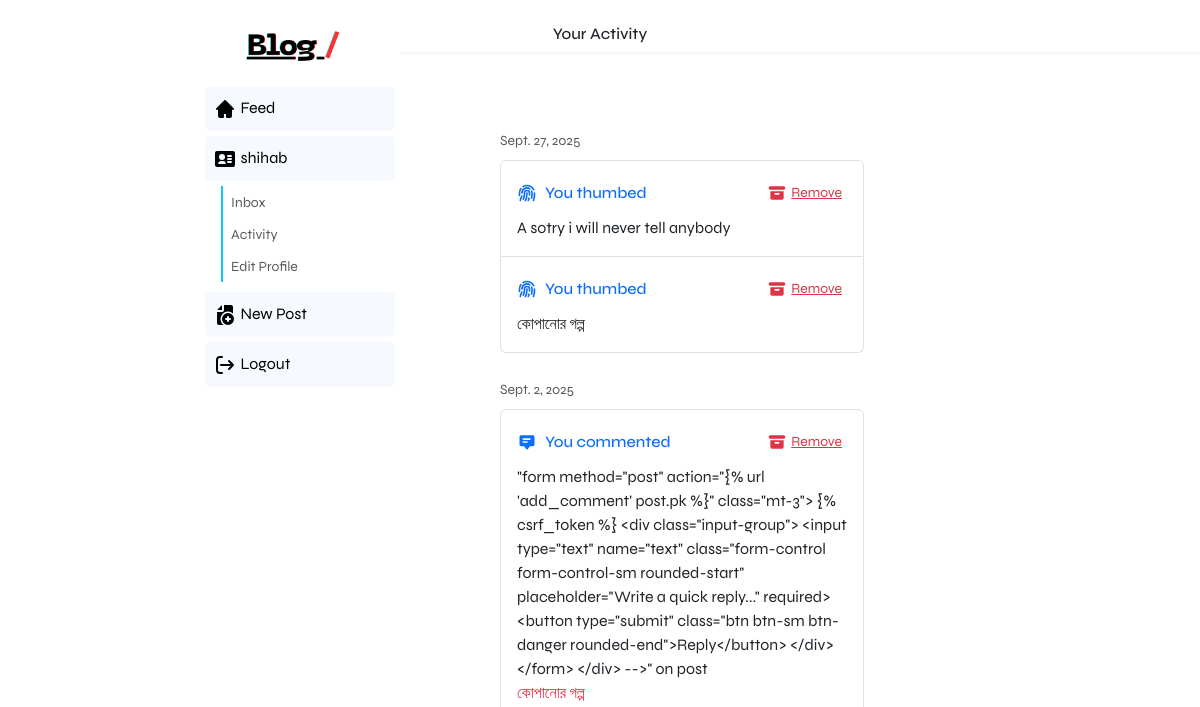
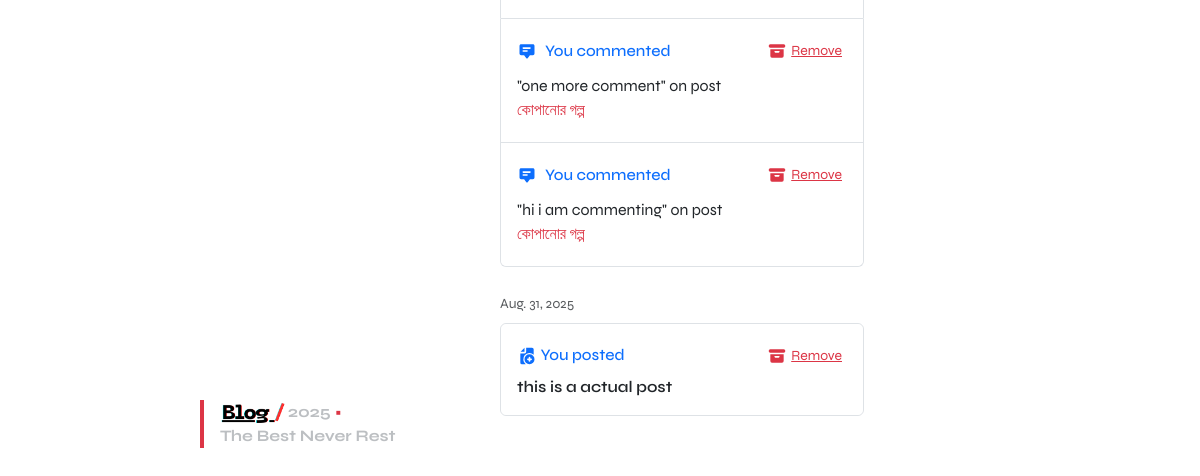
The page /profile/activity/ (signed in) on the database as committed earlier (2 pictures, top to bottom).
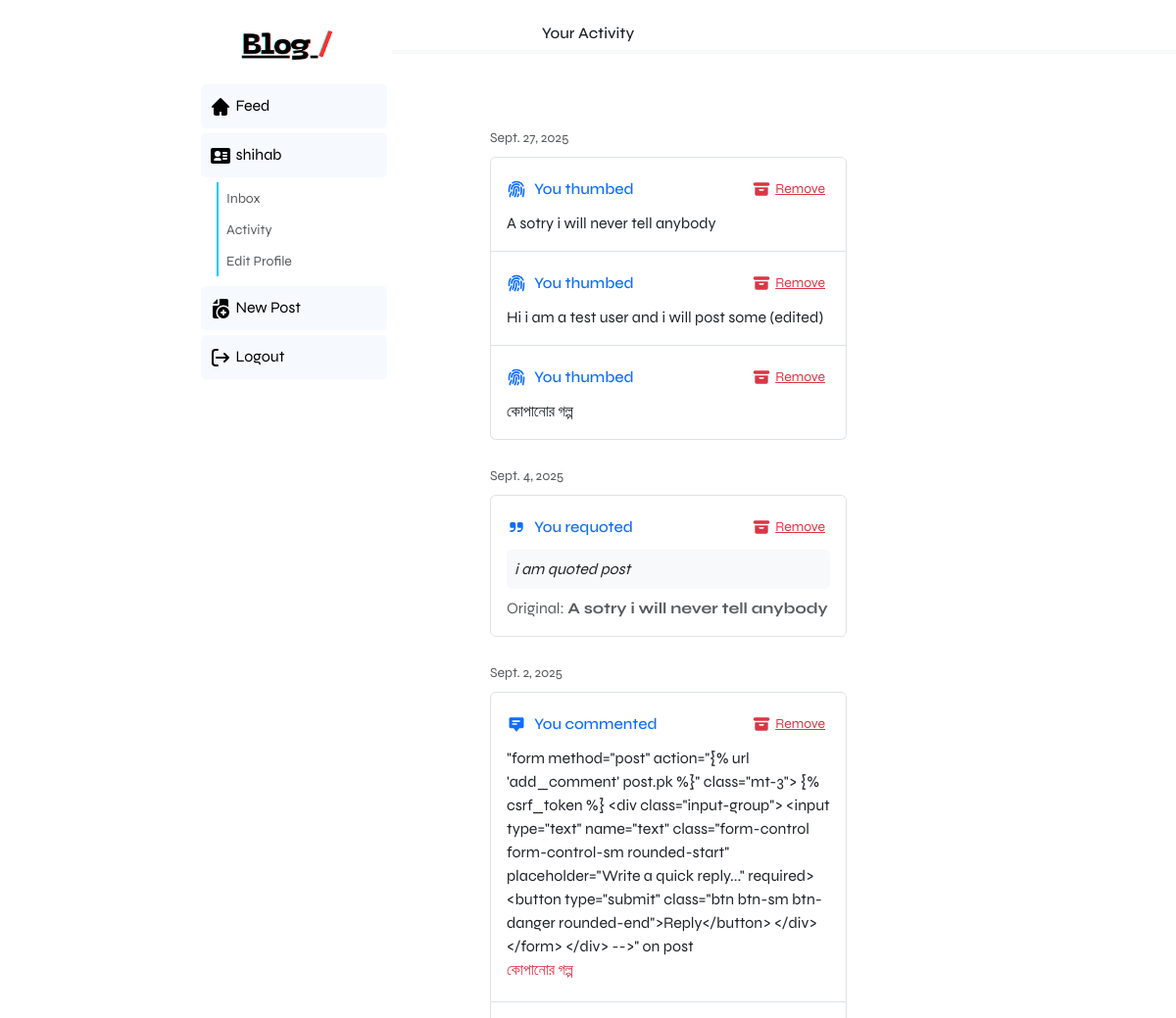
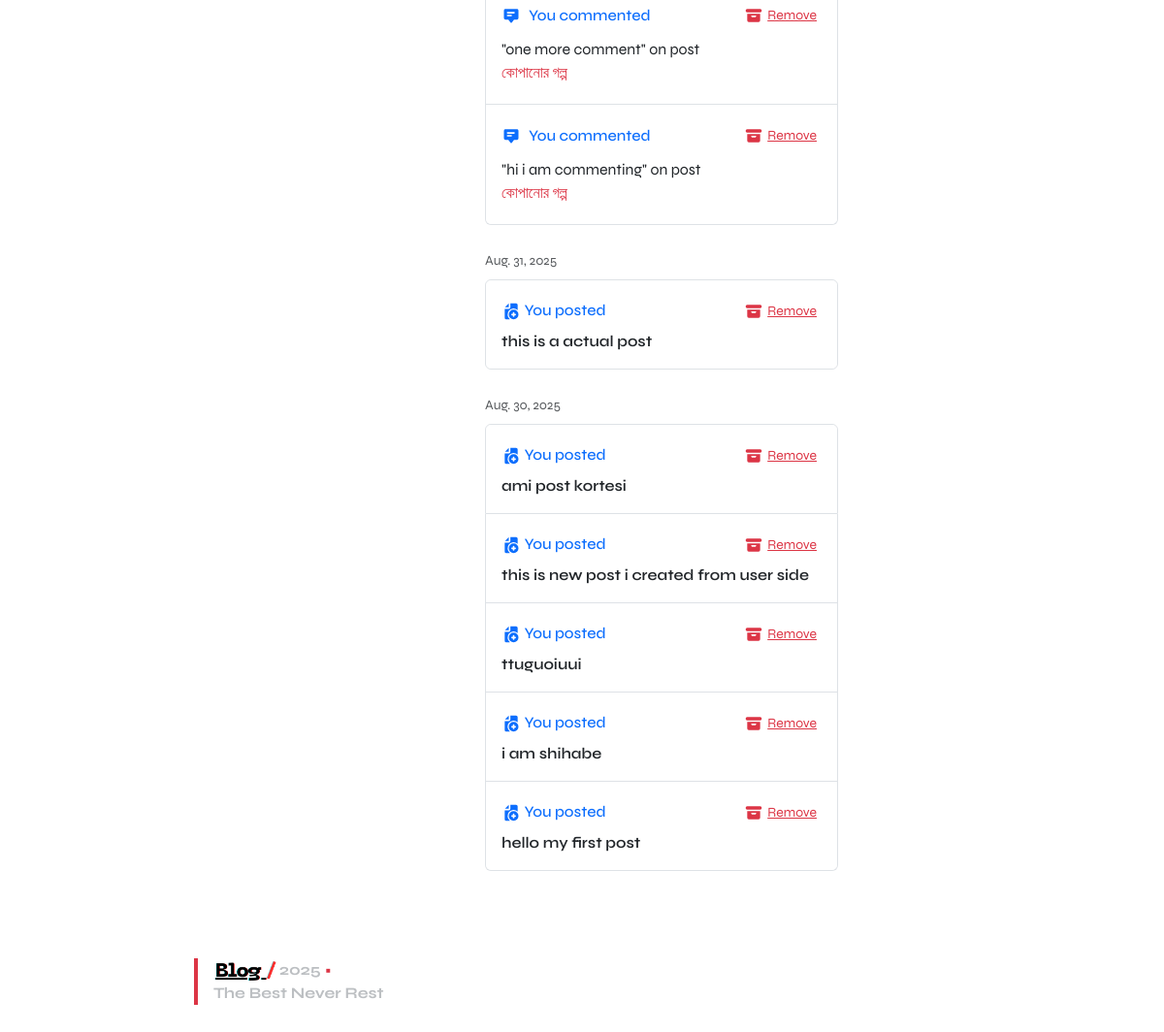
The same page on the database as committed later (2 pictures, top to bottom).
### blog/models.py (models this page shows, shortened)
class Like (models.Model):
    post = models.ForeignKey(Post, related_name="likes", on_delete=models.CASCADE)
    user = models.ForeignKey(User, on_delete=models.CASCADE)
    created_at = models.DateTimeField(auto_now_add=True)  # ADD THIS
    class Meta:
        unique_together = ('post', 'user')  # prevent duplicate likes

class Post (models.Model):
    title = models.CharField(max_length=200)
    content = models.TextField()
    created_at = models.DateTimeField(auto_now_add=True)
    author = models.ForeignKey(User, on_delete=models.CASCADE, related_name="posts", null=True)
    image = models.ImageField(upload_to='post_images/', blank=True, null=True)  # New field

class Comment(models.Model):
    post = models.ForeignKey(Post, related_name="comments", on_delete=models.CASCADE)
    author = models.ForeignKey(User, on_delete=models.CASCADE)
    text = models.TextField()
    created_at = models.DateTimeField(auto_now_add=True)

class Requote(models.Model):
    user = models.ForeignKey(User, on_delete=models.CASCADE, related_name="requotes")
    post = models.ForeignKey(Post, on_delete=models.CASCADE, related_name="requotes")
    caption = models.TextField(blank=True, null=True)
    created_at = models.DateTimeField(auto_now_add=True)

### blog/views.py (the view)
# urls.py: path('profile/activity/', views.activity_page, name='activity_page'),
@login_required
def activity_page(request):
    user = request.user
    posts = Post.objects.filter(author=user).annotate(activity_type=models.Value('post', output_field=models.CharField()))
    requotes = Requote.objects.filter(user=user).annotate(activity_type=models.Value('requote', output_field=models.CharField()))
    comments = Comment.objects.filter(author=user).annotate(activity_type=models.Value('comment', output_field=models.CharField()))
    likes = Like.objects.filter(user=user).annotate(activity_type=models.Value('like', output_field=models.CharField()))
    activities = sorted(
        chain(posts, requotes, comments, likes),
        key=lambda x: x.created_at,
        reverse=True
    )
    activity_date_listgroup = defaultdict(list)
    for act in activities:
        act_date = act.created_at.date()  # YYYY-MM-DD
        activity_date_listgroup[act_date].append(act)
    activity_date_listgroup = dict(
        sorted(activity_date_listgroup.items(), key=lambda x: x[0], reverse=True)
    )
    return render(request, "blog/activity.html", {"activities": activity_date_listgroup})

### blog/templatetags/app_icons.py (called while the page is built)
@register.simple_tag
def get_icon(name, size=20, cls=""):
    file_path = os.path.join(ICON_PATH, f"{name}.svg")
    try:
        with open(file_path, "r") as f:
            svg = f.read()
        svg = svg.replace("<svg", f'<svg width="{size}" height="{size}" class="{cls}"')
        return mark_safe(svg)
    except FileNotFoundError:
        return f"<!-- icon '{name}' not found -->"

### blog/templates/blog/activity.html (shortened to what the changed rows need)
{% extends "blog/base.html" %}
{% block content %}
{% load app_icons %}
{% load humanize %}
<div class="container m-0 p-0" style="max-height: 90vh;">
  <div class="px-3 act_cont " style="padding-bottom:4rem; padding-top:5rem;">
    {% for date, acts in activities.items %}
      <div class="pb-2">
        <small class="text-muted">{{ date }}</small>
      </div>
      <ol class="list-group">
      {% for act in acts %}
            {% if act.activity_type == "post" %}
              <li class="list-group-item p-0">
              <div class="card border-0  my-0">
                <div class="card-body">
                  <div class="d-flex justify-content-between align-items-center">
                    <h6 class="text-primary mb-0">
                      {% get_icon 'post_new' %} You posted
                    </h6>
                    <form method="post" action="{% url 'delete_activity' act.pk act.activity_type %}" class="m-0">
                      <button type="submit" class="btn btn-link btn-sm text-danger p-1 d-flex align-items-center gap-1">
                        {% get_icon 'post_del' %} Remove
                      </button>
                    </form>
                  </div>
                  <p class="mt-1 mb-0 fw-semibold text-dark">
                    {{ act.title }}
                  </p>
                </div>
             </div>
              </li>
            {% elif act.activity_type == "requote" %}
              <li class="list-group-item p-0">
              <div class="card border-0  my-0">
                <div class="card-body">
                  <div class="d-flex justify-content-between align-items-center">
                    <h6 class="text-primary mb-0 d-flex align-items-center gap-2">
                      {% get_icon 'requote' %} You requoted
                    </h6>
                    <form method="post" action="{% url 'delete_activity' act.pk act.activity_type %}" class="m-0">
                      <button type="submit" class="btn btn-link btn-sm text-danger p-1 d-flex align-items-center gap-1">
                        {% get_icon 'post_del' %} Remove
                      </button>
                    </form>
                  </div>
                  <blockquote class="fst-italic mt-2 mb-2 p-2 bg-light rounded">
                    {{ act.caption }}
                  </blockquote>
                  <p class="mb-0 text-muted">Original: <strong>{{ act.post.title }}</strong></p>
                </div>
              </div>
              </li>
            {% elif act.activity_type == "comment" %}
              <li class="list-group-item p-0">
              <div class="card border-0  my-0">
              <div class="card-body">
                <div class="d-flex justify-content-between align-items-center">
                  <h6 class="text-primary mb-0 d-flex align-items-center gap-2">
                    {% get_icon 'inbox' %} You commented
                  </h6>
                  <form method="post" action="{% url 'delete_activity' act.pk act.activity_type %}" class="m-0">
                    <button type="submit" class="btn btn-link btn-sm text-danger p-1 d-flex align-items-center gap-1">
                      {% get_icon 'post_del' %} Remove
                    </button>
                  </form>
                </div>
                <p class="mt-2 mb-1">
                  "{{ act.text }}" on post <br><em class="text-danger">{{ act.post.title }}</em>
                </p>
              </div>
            </div>
              </li>
            {% elif act.activity_type == "like" %}
              <li class="list-group-item p-0">
              <div class="card border-0  my-0">
                <div class="card-body">
                  <div class="d-flex justify-content-between align-items-center">
                    <h6 class="text-primary mb-0 d-flex align-items-center gap-2">
                      {% get_icon 'thumb' %} You thumbed
                    </h6>
                    <form method="post" action="{% url 'delete_activity' act.pk act.activity_type %}" class="m-0">
                      <button type="submit" class="btn btn-link btn-sm text-danger p-1 d-flex align-items-center gap-1">
                        {% get_icon 'post_del' %} Remove
                      </button>
                    </form>
                  </div>
                  <p class="mt-2 mb-0">
                    {{ act.post.title }}
                  </p>
                </div>
              </div>
              </li>
            {% endif %}
      {% endfor %}
      </ol>
      {% empty %}
      <p>No activity yet.</p>
    {% endfor %}
  </div>
</div>
{% endblock %}

Rows that differ between the two databases and show on the page:
added Like: post "Hi i am a test user and i will post some (edited)", shown under "Sept. 27, 2025"
added Requote: created_at "Sept. 4, 2025", caption "i am quoted post", post "A sotry i will never tell anybody"
now on this page (row edited): Post: created_at "Aug. 30, 2025", title "ami post kortesi"
now on this page (row edited): Post: title "this is new post i created from user side", shown under "Aug. 30, 2025"
now on this page (row edited): Post: title "ttuguoiuui", shown under "Aug. 30, 2025"
now on this page (row edited): Post: title "i am shihabe", shown under "Aug. 30, 2025"
now on this page (row edited): Post: title "hello my first post", shown under "Aug. 30, 2025"
